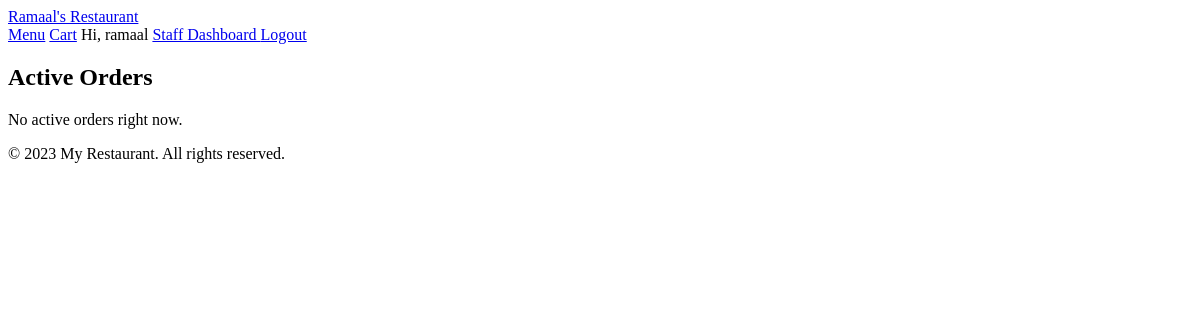
Page /orders/staff/ (signed in) on the earlier database version.
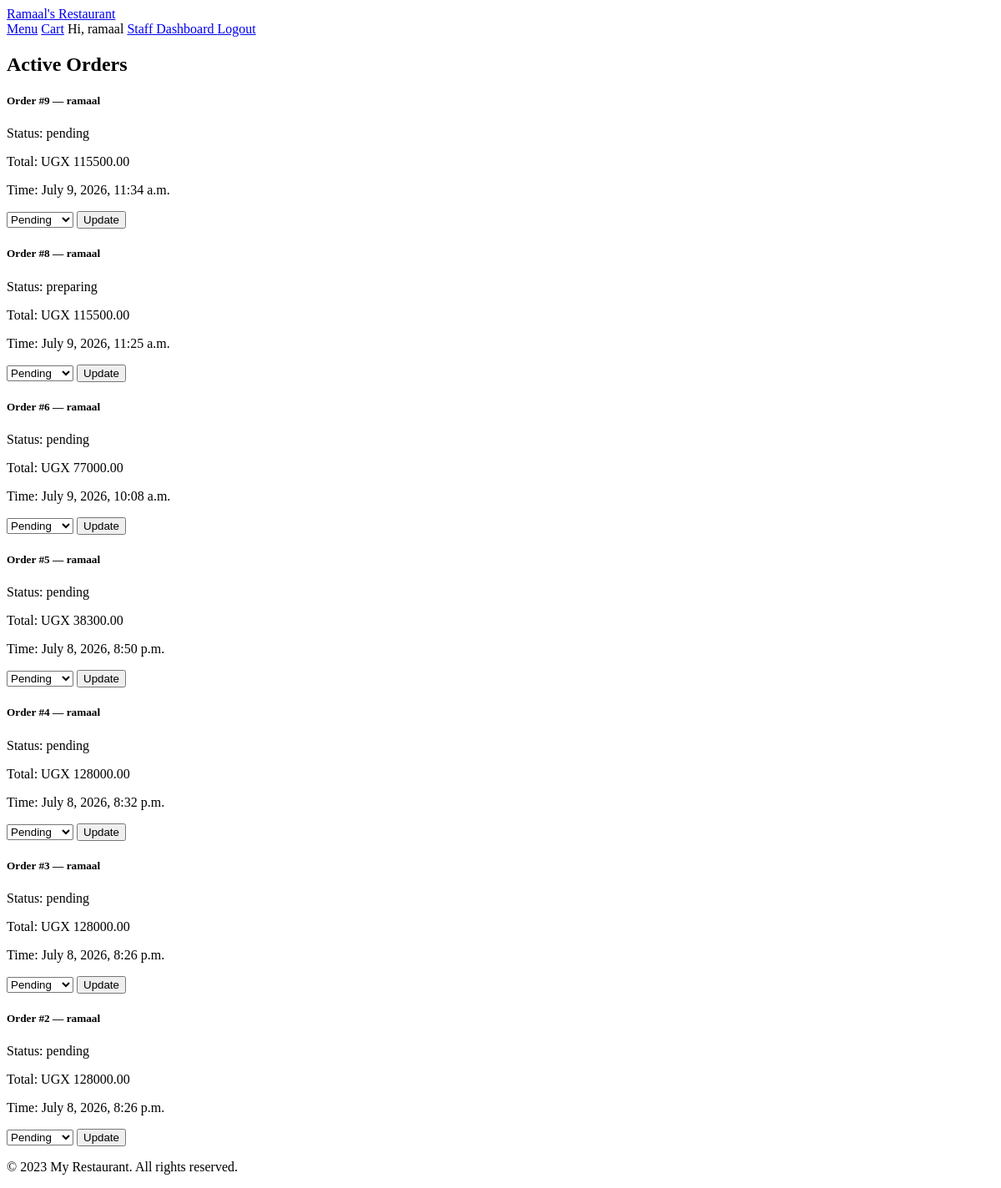
Same page on the later database version.
### orders/models.py (models this page shows, shortened)
class Order(models.Model):
    STATUS=[
        ('pending','Pending'),
        ('preparing','Preparing'),
        ('served','Served'),
    ]
    customer = models.ForeignKey(
        settings.AUTH_USER_MODEL,
        null=True,
        blank=True,
        on_delete=models.SET_NULL,
        related_name='orders_placed'
    )
    taken_by = models.ForeignKey(
        settings.AUTH_USER_MODEL,
        null=True,
        blank=True,
        on_delete=models.SET_NULL,
        related_name='orders_handled'
    )
    created_at=models.DateTimeField(auto_now_add=True)
    total_cost=models.DecimalField(max_digits=10,decimal_places=2,default=0)
    status=models.CharField(max_length=20,choices=STATUS,default='pending')

### orders/views.py (the view)
# urls.py: path('staff/', views.staff_dashboard, name='staff_dashboard'),
@staff_member_required
def staff_dashboard(request):
    orders = Order.objects.filter(
        status__in=['pending', 'preparing']
    ).order_by('-created_at')
    return render(request,
                  'orders/staff_dashboard.html',
                  {'orders': orders})

### templates/orders/staff_dashboard.html (shortened to what this page needs)
{% extends 'base.html' %}
{% block content %}
<div class="container mt-4">
    <h2 class="mb-4">Active Orders</h2>
    {% for order in orders %}
    <div class="card mb-3">
        <div class="card-body">
            <h5>Order #{{ order.id }} —
                {{ order.customer.username }}
            </h5>
            <p>Status:
                <span class="badge bg-warning text-dark">
                    {{ order.status }}
                </span>
            </p>
            <p>Total: UGX {{ order.total_cost }}</p>
            <p>Time: {{ order.created_at }}</p>
            <form method="POST"
                  action="{% url 'orders:update_status' order.id %}">
                <select name="status"
                        class="form-select w-auto d-inline">
                    <option value="pending">Pending</option>
                </select>
                <button type="submit"
                        class="btn btn-primary btn-sm ms-2">
                    Update
                </button>
            </form>
        </div>
    </div>
    {% empty %}
    <p class="text-success fw-bold">
        No active orders right now.
    </p>
    {% endfor %}
</div>
{% endblock %}

### templates/base.html (shortened to what this page needs)
<!DOCTYPE html>
<html>
  <head>
  </head>
  <body>
    <nav class="navbar navbar-dark bg-dark px-4">
    <a class="navbar-brand fw-bold"
       href="{% url 'menu:menu_list' %}">
        Ramaal's Restaurant
    </a>
    <div class="d-flex gap-2">
        <a href="{% url 'menu:menu_list' %}"
           class="btn btn-outline-light btn-sm">Menu</a>
        <a href="{% url 'orders:view_cart' %}"
           class="btn btn-outline-light btn-sm">Cart</a>
        {% if user.is_authenticated %}
            <span class="text-light btn btn-sm">
                Hi, {{ user.username }}
            </span>
            {% if user.is_staff %}
            <a href="{% url 'orders:staff_dashboard' %}"
               class="btn btn-warning btn-sm">
                Staff Dashboard
            </a>
            {% endif %}
            <a href="{% url 'logout' %}"
               class="btn btn-danger btn-sm">Logout</a>
        {% else %}
            <a href="{% url 'login' %}"
               class="btn btn-success btn-sm">Login</a>
            <a href="{% url 'register' %}"
               class="btn btn-outline-light btn-sm">Register</a>
        {% endif %}
    </div>
    </nav>
    <main>
      {% block content %}
      {% endblock %}
    </main>
    <footer>
      <p>&copy; 2023 My Restaurant. All rights reserved.</p>
    </footer>
  </body>
</html>

Differences in the rows shown:
added Order: id "9", customer.username "ramaal", status "pending", total_cost "115500.00", created_at "July 9, 2026, 11:34 a.m."
added Order: id "8", customer.username "ramaal", status "preparing", total_cost "115500.00", created_at "July 9, 2026, 11:25 a.m."
added Order: id "6", customer.username "ramaal", status "pending", total_cost "77000.00", created_at "July 9, 2026, 10:08 a.m."
added Order: id "5", customer.username "ramaal", status "pending", total_cost "38300.00", created_at "July 8, 2026, 8:50 p.m."
added Order: id "4", customer.username "ramaal", status "pending", total_cost "128000.00", created_at "July 8, 2026, 8:32 p.m."
added Order: id "3", customer.username "ramaal", status "pending", total_cost "128000.00", created_at "July 8, 2026, 8:26 p.m."
added Order: id "2", customer.username "ramaal", status "pending", total_cost "128000.00", created_at "July 8, 2026, 8:26 p.m."
Other differences:
text no longer shown: "No active orders right now."
